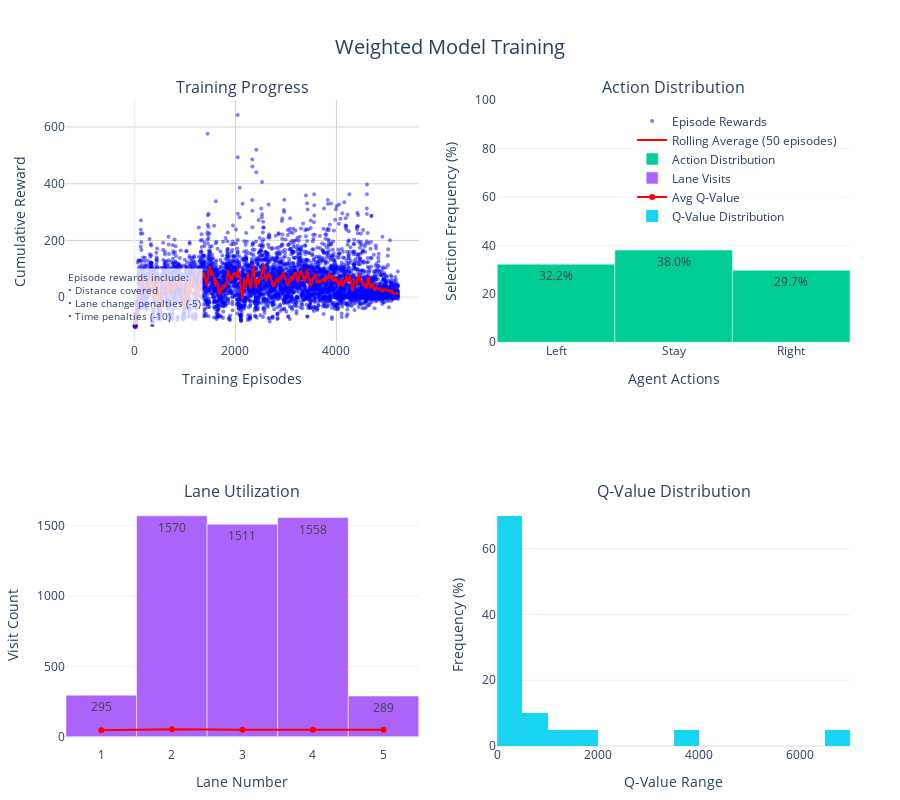

Write notebook code for a chart like this one.
### Code cell
processor = TrafficDataProcessor('./TD_Task1/Weighted_model.json')
dashboard_data = processor.get_dashboard_data()
dashboard = TrafficDashboard(dashboard_data)
fig = dashboard.create_dashboard()

# Update figure layout for better visibility
fig.update_layout(
    title=dict(
        text="Weighted Model Training",
        x=0.5,
        y=0.95,
        xanchor='center',
        font=dict(size=20)
    ),
    showlegend=True,
    legend=dict(
        yanchor="top",
        y=0.99,
        xanchor="right",
        x=0.99,
        bgcolor="rgba(255,255,255,0.8)"
    ),
    margin=dict(t=100, b=50, l=50, r=50))

fig.show()

### Figure 1 — Plotly figure (JSON) as saved in the notebook; plotly's stock layout.template omitted (floating-point values rounded to 4 significant figures; data arrays with more than 128 entries replaced by an {"elided": "..."} marker saying what was removed)
{"data": [{"hovertemplate": "Episode: %{x}<br>Reward: %{y:.2f}<extra></extra>", "marker": {"color": "blue", "opacity": 0.5, "size": 4}, "mode": "markers", "name": "Episode Rewards", "type": "scatter", "x": {"elided": "5223 int values"}, "xaxis": "x", "y": {"elided": "5223 float values"}, "yaxis": "y"}, {"hovertemplate": "Episode: %{x}<br>Avg Reward: %{y:.2f}<extra></extra>", "line": {"color": "red", "width": 2}, "mode": "lines", "name": "Rolling Average (50 episodes)", "type": "scatter", "x": {"elided": "5223 int values"}, "xaxis": "x", "y": {"elided": "5223 float values"}, "yaxis": "y"}, {"name": "Action Distribution", "text": ["32.2%", "38.0%", "29.7%"], "textposition": "auto", "type": "bar", "x": ["Left", "Stay", "Right"], "xaxis": "x2", "y": [32.24, 38.04, 29.71], "yaxis": "y2"}, {"name": "Lane Visits", "text": ["295", "1570", "1511", "1558", "289"], "textposition": "auto", "type": "bar", "x": [1, 2, 3, 4, 5], "xaxis": "x3", "y": [295, 1570, 1511, 1558, 289], "yaxis": "y3"}, {"line": {"color": "red"}, "mode": "lines+markers", "name": "Avg Q-Value", "type": "scatter", "x": [1, 2, 3, 4, 5], "xaxis": "x3", "y": [46.29, 53.34, 48.63, 48.61, 49.19], "yaxis": "y3"}, {"histnorm": "percent", "name": "Q-Value Distribution", "nbinsx": 20, "type": "histogram", "x": [34, 683, 1354, 6714, 3646, 1945, 757, 273, 123, 68, 27, 22, 13, 3, 1, 1, 3, 0, 1, 1], "xaxis": "x4", "yaxis": "y4"}], "layout": {"annotations": [{"font": {"size": 16}, "showarrow": false, "text": "Training Progress", "x": 0.225, "xanchor": "center", "xref": "paper", "y": 1, "yanchor": "bottom", "yref": "paper"}, {"font": {"size": 16}, "showarrow": false, "text": "Action Distribution", "x": 0.775, "xanchor": "center", "xref": "paper", "y": 1, "yanchor": "bottom", "yref": "paper"}, {"font": {"size": 16}, "showarrow": false, "text": "Lane Utilization", "x": 0.225, "xanchor": "center", "xref": "paper", "y": 0.375, "yanchor": "bottom", "yref": "paper"}, {"font": {"size": 16}, "showarrow": false, "text": "Q-Value Distribution", "x": 0.775, "xanchor": "center", "xref": "paper", "y": 0.375, "yanchor": "bottom", "yref": "paper"}, {"align": "left", "bgcolor": "rgba(255,255,255,0.8)", "font": {"size": 10}, "showarrow": false, "text": "Episode rewards include:<br>• Distance covered<br>• Lane change penalties (-5)<br>• Time penalties (-10)", "x": 0.02, "xref": "x", "y": 0.98, "yref": "y"}], "font": {"size": 12}, "height": 800, "legend": {"bgcolor": "rgba(255,255,255,0.8)", "x": 0.99, "xanchor": "right", "y": 0.99, "yanchor": "top"}, "margin": {"b": 50, "l": 50, "r": 50, "t": 100}, "showlegend": true, "title": {"font": {"size": 20}, "text": "Weighted Model Training", "x": 0.5, "xanchor": "center", "y": 0.95}, "xaxis": {"anchor": "y", "domain": [0, 0.45], "gridcolor": "lightgray", "tickfont": {"size": 12}, "title": {"font": {"size": 14}, "text": "Training Episodes"}}, "xaxis2": {"anchor": "y2", "domain": [0.55, 1], "tickfont": {"size": 12}, "title": {"font": {"size": 14}, "text": "Agent Actions"}}, "xaxis3": {"anchor": "y3", "domain": [0, 0.45], "tickfont": {"size": 12}, "title": {"font": {"size": 14}, "text": "Lane Number"}}, "xaxis4": {"anchor": "y4", "domain": [0.55, 1], "tickfont": {"size": 12}, "title": {"font": {"size": 14}, "text": "Q-Value Range"}}, "yaxis": {"anchor": "x", "domain": [0.625, 1], "gridcolor": "lightgray", "tickfont": {"size": 12}, "title": {"font": {"size": 14}, "text": "Cumulative Reward"}}, "yaxis2": {"anchor": "x2", "domain": [0.625, 1], "range": [0, 100], "tickfont": {"size": 12}, "title": {"font": {"size": 14}, "text": "Selection Frequency (%)"}}, "yaxis3": {"anchor": "x3", "domain": [0, 0.375], "tickfont": {"size": 12}, "title": {"font": {"size": 14}, "text": "Visit Count"}}, "yaxis4": {"anchor": "x4", "domain": [0, 0.375], "tickfont": {"size": 12}, "title": {"font": {"size": 14}, "text": "Frequency (%)"}}}}
